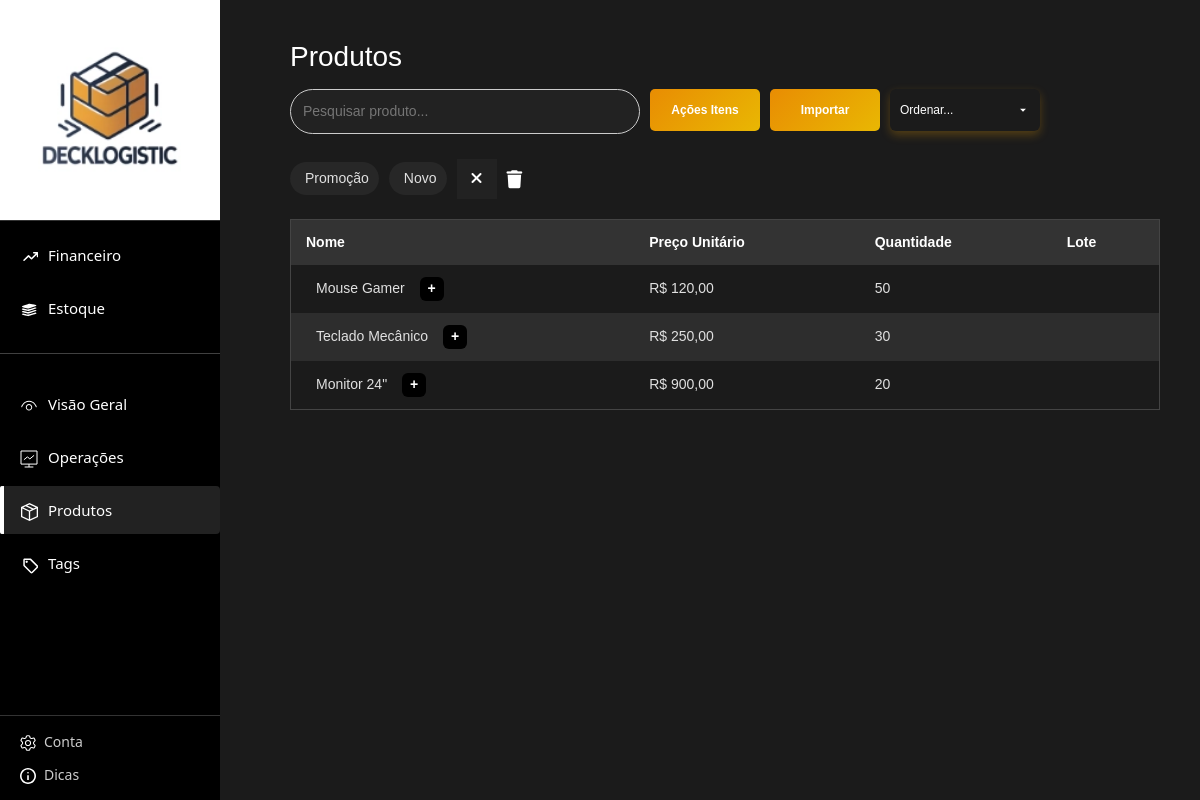
/Pages/dashboard/tabelas/produtos.php (signed in), run on the app's committed database.
### tables this page shows
CREATE TABLE tags (
    id INT AUTO_INCREMENT PRIMARY KEY,
    loja_id INT,
    nome VARCHAR(100),
    nome_criado VARCHAR(255),
    nome_antigo VARCHAR(255) NULL,
    cor VARCHAR(20),
    icone VARCHAR(100),
    criado_em TIMESTAMP DEFAULT CURRENT_TIMESTAMP,
    atualizado_em DATETIME NULL,
    usuario_id INT,
    usuario_atualizacao_id INT NULL,
    deletado_em DATETIME DEFAULT NULL,
    FOREIGN KEY (loja_id) REFERENCES lojas(id),
    FOREIGN KEY (usuario_id) REFERENCES usuarios(id),
    FOREIGN KEY (usuario_atualizacao_id) REFERENCES usuarios(id)
);

CREATE TABLE produtos (
    id INT AUTO_INCREMENT PRIMARY KEY,
    loja_id INT,
    nome VARCHAR(255),
    descricao TEXT,
    lote VARCHAR(50),
    quantidade_estoque INT,
    quantidade_inicial INT NOT NULL DEFAULT 0,
    preco_unitario DECIMAL(10,2),
    custo_unitario DECIMAL(10,2),
    data_reabastecimento DATE,
    criado_em TIMESTAMP DEFAULT CURRENT_TIMESTAMP,
    usuario_id INT,
    deletado_em DATETIME DEFAULT NULL,
    usuario_exclusao_id INT DEFAULT NULL,
    FOREIGN KEY (loja_id) REFERENCES lojas(id),
    FOREIGN KEY (usuario_id) REFERENCES usuarios(id),
    FOREIGN KEY (usuario_exclusao_id) REFERENCES usuarios(id)
);

### Pages/dashboard/tabelas/produtos.php (the view, shortened to what this page needs)
<?php
include '../../../conexao.php';
$usuarioId = $_SESSION['usuario_id'];
$tipo_login = $_SESSION['tipo_login'];
if ($tipo_login === 'empresa') {
    $lojaId = $_SESSION['loja_id'];
} else {
    $res = $conn->prepare("SELECT loja_id FROM usuarios WHERE id = ?");
    $res->bind_param("i", $usuarioId);
    $res->execute();
    $res = $res->get_result();
    $lojaId = $res->fetch_assoc()['loja_id'] ?? 0;
}
$linhasPorPagina = 14;
$paginaAtual = isset($_GET['pagina']) ? max(1, intval($_GET['pagina'])) : 1;
$inicio = ($paginaAtual - 1) * $linhasPorPagina;
$sql = "SELECT id, nome, preco_unitario, quantidade_estoque, lote
        FROM produtos
        WHERE loja_id = ?
        LIMIT ?, ?";
$stmt = $conn->prepare($sql);
$stmt->bind_param("iii", $lojaId, $inicio, $linhasPorPagina);
$stmt->execute();
$result = $stmt->get_result();
$tags = [];
$tagResult = $conn->query("SELECT * FROM tags WHERE deletado_em IS NULL AND loja_id = $lojaId ORDER BY criado_em DESC");
if ($tagResult) {
    while ($row = $tagResult->fetch_assoc()) {
        $tags[] = $row;
    }
}
?>
<!DOCTYPE html>
<html lang="pt-br">
<head>
<link rel="stylesheet" href="../../../assets/produtos.css">
<link rel="stylesheet" href="https://cdnjs.cloudflare.com/ajax/libs/font-awesome/6.4.0/css/all.min.css">
<link rel="stylesheet" href="../../../assets/sidebar.css">
<link href="https://cdn.jsdelivr.net/npm/bootstrap@5.3.0/dist/css/bootstrap.min.css" rel="stylesheet">
</head>
<body>
<aside class="sidebar">
    <div class="logo-area">
        <img src="../../../img/logoDecklogistic.webp" alt="Logo">
    </div>
    <nav class="nav-section">
        <div class="nav-menus">
            <?php $currentPage = basename($_SERVER['PHP_SELF']); ?>
            <ul class="nav-list top-section">
                <li class="<?= ($currentPage=='financas.php') ? 'active' : '' ?>">
                    <a href="../financas.php"><span><img src="../../../img/icon-finan.svg" alt="Financeiro"></span> Financeiro</a>
                </li>
                <li class="<?= ($currentPage=='estoque.php') ? 'active' : '' ?>">
                    <a href="../estoque.php"><span><img src="../../../img/icon-estoque.svg" alt="Estoque"></span> Estoque</a>
                </li>
            </ul>
            <hr>
            <ul class="nav-list middle-section">
                <li><a href="../visaoGeral.php"><span><img src="../../../img/icon-visao.svg" alt="Visão Geral"></span> Visão Geral</a></li>
                <li><a href="../operacoes.php"><span><img src="../../../img/icon-operacoes.svg" alt="Operações"></span> Operações</a></li>
                <li class="<?= $currentPage=='produtos.php' ? 'active' : '' ?>">
                    <a href="produtos.php"><span><img src="../../../img/icon-produtos.svg" alt="Produtos"></span> Produtos</a>
                </li>
                <li><a href="../tag.php"><span><img src="../../../img/tag.svg" alt="Tags"></span> Tags</a></li>
            </ul>
        </div>
        <div class="bottom-links">
            <a href="../../auth/config.php"><span><img src="../../../img/icon-config.svg" alt="Conta"></span> Conta</a>
            <a href="../../../Pages/auth/dicas.php"><span><img src="../../../img/icon-dicas.svg" alt="Dicas"></span> Dicas</a>
        </div>
    </nav>
</aside>
<main class="dashboard">
<div class="content">
<div class="conteudo">
<h1>Produtos</h1>
<div class="acoes">
    <div class="botoes">
        <div class="pesquisa-produtos" style="margin-bottom:15px;">
            <input type="text" id="pesquisa" placeholder="Pesquisar produto..." style="padding:8px 12px; width:350px; height: 45px; border-radius:36px; border:1px solid #ccc; font-size:14px; outline:none; transition:all 0.2s ease;">
        </div>
        <button class="btn-novo" onclick="window.location.href='../gerenciamento_produtos.php'">Ações Itens</button>
        <button class="btn-novo" data-bs-toggle="modal" data-bs-target="#importModal">Importar</button>
        <select id="ordenar">
            <option value="">Ordenar...</option>
        </select>
    </div>
    <div class="tags-area" style="display:flex; align-items:center; gap:10px;">
        <?php foreach ($tags as $tag): ?>
            <div class="tag-item" title="<?= htmlspecialchars($tag['nome']) ?>" data-tag-id="<?= $tag['id'] ?>" style="cursor:pointer;">
                <i class="fa-solid <?= htmlspecialchars($tag['icone']) ?>" style="color: <?= htmlspecialchars($tag['cor']) ?>;"></i> <?= htmlspecialchars($tag['nome']) ?>
            </div>
        <?php endforeach; ?>
        <button class="btn-reset-filtro" onclick="resetFiltro()">
            <i class="fa-solid fa-xmark" style="color: #ffffffff;"></i>
        </button>
        <i id="btn-multi-delete" class="fa-solid fa-trash" style="cursor:pointer; font-size:18px; color:#fff;"></i>
    </div>
</div>
<table>
<thead>
<tr>
    <th>Nome</th>
    <th>Preço Unitário</th>
    <th>Quantidade</th>
    <th>Lote</th>
</tr>
</thead>
<tbody id="tabela-produtos">
<?php while ($produto = mysqli_fetch_assoc($result)): ?>
<tr>
    <td style="display:flex; align-items:center; gap:10px; position:relative;">
        <span><?= htmlspecialchars($produto['nome']) ?></span>
        <div class="add-tag-square" data-produto-id="<?= $produto['id'] ?>">+</div>
    </td>
    <td>R$ <?= number_format($produto['preco_unitario'], 2, ',', '.') ?></td>
    <td><?= intval($produto['quantidade_estoque']) ?></td>
    <td><?= htmlspecialchars($produto['lote']) ?></td>
</tr>
<?php endwhile; ?>
</tbody>
</table>
</div>
</div>
</main>
</body>
</html>

### assets/produtos.css (style rules this page uses)
* { box-sizing: border-box; margin: 0; padding: 0; }
.dashboard { margin-left: 220px; padding: 20px; background: #1b1b1b; color: #000000; }
.conteudo { padding: 20px; font-family: Arial, sans-serif; margin-left: 30px; }
.conteudo h1 { color: #fff; font-size: 28px; margin-bottom: 15px; }
.conteudo, .dashboard, table { background-color: #1b1b1b !important; }
table { color: #e0e0e0; width: 100%; border-collapse: collapse; border: 1px solid #444; border-radius: 8px; overflow: hidden; background-color: #2a2a2a; margin-top: 20px; }
thead { background-color: #333; color: #fff; }
th, td { padding: 12px 15px; text-align: left; font-size: 14px; border-bottom: 1px solid #444; }
tbody tr:nth-child(even) { background-color: #2d2d2d; }
table { overflow-x: auto; }
button { padding: 8px 14px; border: none; border-radius: 6px; cursor: pointer; font-weight: bold; font-size: 14px; background-color: #222; color: #fff; }
.btn-novo { background: linear-gradient(135deg, rgba(255, 153, 0, 0.9), rgba(255, 200, 0, 0.9)); color: #fff; display: flex; align-items: center; justify-content: center; width: 110px; height: 42px; border-radius: 5px; font-size: 12px; border: none; cursor: pointer; transition: 0.3s; }
#ordenar { width: 150px; height: 42px; border-radius: 6px; border: none; background: linear-gradient(135deg, rgba(255, 153, 0.95), rgba(255, 200, 0, 0.95)); color: #fff; cursor: pointer; font-size: 12px; padding: 0 10px; appearance: none; -webkit-appearance: none; -moz-appearance: none; box-shadow: rgba(255, 170, 0, 0.25) 0px 4px 10px; background-repeat: no-repeat; background-position: right 10px center; background-size: 14px; padding-right: 30px; }
#ordenar option { background-color: #222; color: #fff; }
#pesquisa { background-color: #222; color: #e0e0e0; border: 1px solid #555; border-radius: 6px; padding: 8px 12px; transition: border 0.3s; }
.acoes { display: flex; flex-direction: column; gap: 10px; }
.botoes { display: flex; gap: 10px; }
.tags-area { display: flex; align-items: center; flex-wrap: wrap; gap: 8px; }
.tag-item { display: flex; align-items: center; gap: 5px; padding: 6px 10px; border-radius: 20px; background: rgba(255, 255, 255, 0.05); color: #e0e0e0; font-size: 14px; cursor: pointer; transition: 0.2s; }
.add-tag-square { position: relative; display: inline-block; color: #000; }
.sidebar { width: 220px; height: 100vh; background-color: #000; color: #fff; display: flex; flex-direction: column; position: fixed; left: 0; top: 0; }
.logo-area { padding: 0; text-align: center; border-bottom: 1px solid #333; }
.logo-area img { width: 100%; height: auto; object-fit: cover; display: block; }
.nav-section { display: flex; flex-direction: column; height: 100%; }
.nav-menus { flex: 1; display: flex; flex-direction: column; justify-content: flex-start; }
.nav-list { list-style: none; margin: 0; padding-left: 0; }
.nav-list li { position: relative; }
.nav-list li a span { margin-right: 10px; font-size: 16px; }
.nav-list li a span img { width: 18px; height: 18px; object-fit: contain; }
.nav-list li.active a { background-color: #555; border-radius: 4px; color: #fff; }
.nav-list li.active a::before { content: ''; position: absolute; left: 0; top: 0; width: 4px; height: 100%; background-color: #fff; border-radius: 2px; }
hr { border: none; height: 1px; background-color: #444; margin: 15px 20px; }
.bottom-links { padding: 15px 20px; border-top: 1px solid #333; display: flex; flex-direction: column; gap: 12px; }
.bottom-links a { color: #ccc; text-decoration: none; font-size: 14px; display: flex; align-items: center; transition: color 0.2s; }
.bottom-links a span { margin-right: 8px; }
.bottom-links a span img { width: 16px; height: 16px; object-fit: contain; }
html, body { background: #1b1b1b !important; color: #e0e0e0 !important; }
.container, .conteudo, .dashboard, main { background: transparent !important; }

### Pages/dashboard/tabelas/produtos.php (style rules this page uses)
.add-tag-square { width:24px; height:24px; background:#000; color:#fff; display:flex; align-items:center; justify-content:center; cursor:pointer; font-weight:bold; border-radius:6px; margin-left:5px; }

### data on the page
tags: nome "Promoção"
tags: nome "Novo"
produtos: nome "Mouse Gamer", preco_unitario "120,00", quantidade_estoque "50"
produtos: nome "Teclado Mecânico", preco_unitario "250,00", quantidade_estoque "30"
produtos: nome "Monitor 24\"", preco_unitario "900,00", quantidade_estoque "20"
